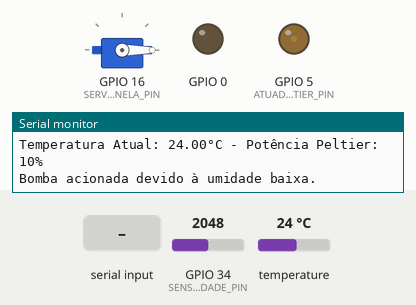
The sketch below on a simulated ESP32. On the bench: servo, output pins drawn as LEDs (lit = HIGH), the last lines printed to the serial monitor. The inputs (shaded band) are chosen by the test bench; at power-on: temperature 24 °C, GPIO 34 (SENSOR_UMIDADE_PIN) = 2048. Nothing arrives over Bluetooth unless stated.

Above: at 2.3 s.
2.4 s: "ON2" received over the second serial link
At 4.6 s:
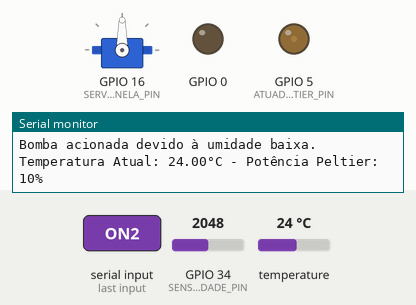
5.1 s: temperature set to 12 °C
At 5.8 s:
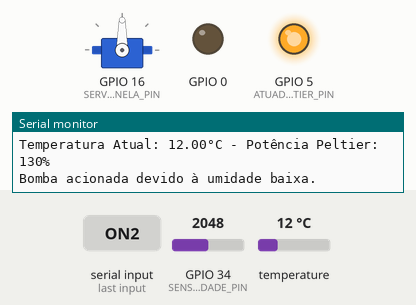
6.6 s: "OFF2" received over the second serial link
At 8.0 s:
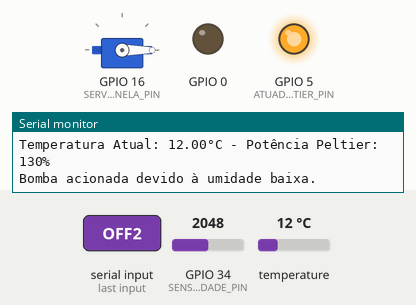
9.1 s: temperature set to 19 °C
At 10.3 s:
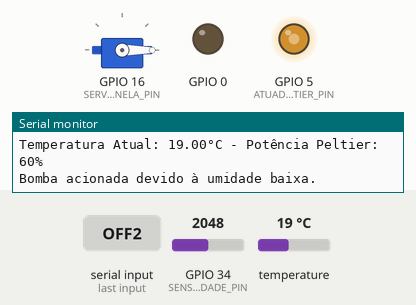
10.6 s: temperature set to 28 °C
At 11.0 s:
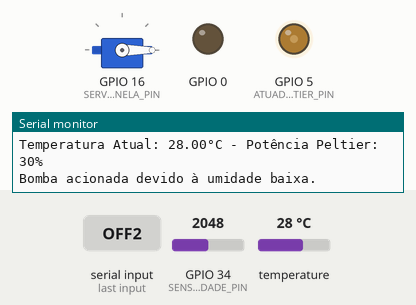
12.1 s: "ON2" received over the second serial link
At 14.5 s:
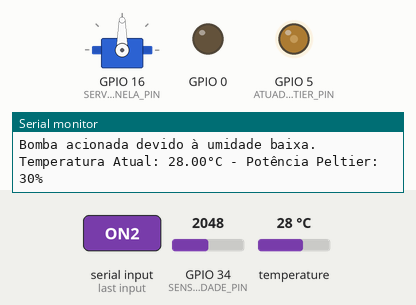
Timing chart, 0 to 15.7 s (numbered marks = the images above; inputs shaded):
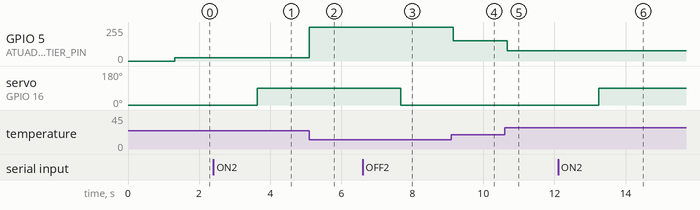

The sketch:

TP.ino
```cpp
/*
  >TP.ino
  Técnicas de Programação 2024.2
  Autores (GermesDoRu.cpp):
    José Henrique Mota Ribeiro
    Natanael da Silva Medeiros
    João Vitor Dias Paulo
    Isaque Felipe Carneiro dos Santos
    Bruno Dourado Miranda Botelho
  Data: 01/04/2025
  Descrição:
    Este código implementa um sistema de controle inteligente para automação de uma residência ou cidade,
    utilizando um microcontrolador ESP32. O sistema é capaz de monitorar a temperatura e a umidade do solo,
    controlando dispositivos como uma bomba d'água, uma pastilha Peltier (para controle de temperatura),
    e um servo motor (para abrir e fechar uma janela). A comunicação entre o ESP32 e um dispositivo móvel é feita via Bluetooth,
    permitindo o controle remoto dos dispositivos.
  Funcionalidade:
    - O sistema lê continuamente a temperatura de um sensor DS18B20 e a umidade do solo através de um sensor FC-28.
    - Com base nesses dados, o sistema aciona a bomba d'água quando a umidade do solo estiver abaixo de um valor predefinido (50%).
    - A pastilha Peltier é controlada para ajustar a temperatura para um valor desejado (definido via Bluetooth), com a potência ajustada conforme a diferença entre a temperatura real e a desejada.
    - Um servo motor controla a abertura ou fechamento de uma janela, conforme comandos recebidos via Bluetooth.
    - O sistema utiliza Bluetooth para comunicação e controle remoto dos dispositivos, com reconexão automática caso a conexão seja perdida.
  Elementos de Hardware:
    - ESP32: Microcontrolador utilizado para o controle e comunicação Bluetooth.
    - Sensor DS18B20: Sensor de temperatura utilizado para medir a temperatura ambiente.
    - Sensor FC-28: Sensor de umidade do solo, utilizado para medir a umidade em terrenos ou vasos.
    - Atuador PWM (Peltier): Pastilha Peltier controlada via PWM para ajustar a temperatura ambiente.
    - Atuador Digital (Bomba): Bomba d'água controlada via pino digital, acionada quando a umidade do solo estiver baixa.
    - Servo Motor: Servo motor utilizado para controlar a abertura e fechamento de uma janela inteligente.
    - Circuito Controlador:
      2xIRL520N
      2xResistor 10k
      1xResistor 4k7
      Dissipador de calor
  Elementos de Software:
    - Arduino IDE: Ambiente de desenvolvimento utilizado para programar o ESP32.
    - Arduino Bluetooth Controller: ambiente de comunicação terminal e switch entre ESP32-Usuário. App disponível na PlayStore.
  Repositório: https://github.com/HenriqueMRibeiro/GermesDoRu.cpp
*/

// Inclusões
#include <Arduino.h>              // Biblioteca Fundamental do Arduino IDE
#include <ESP32Servo.h>           // Biblioteca de controle de Servo
#include "ConexaoBT.hpp"          // Classe de conexão bluetooth
#include "SensorTemperatura.hpp"  // Classe do sensor DS18B20
#include "SensorUmidadeSolo.hpp"  // Classe do sensor FC-28
#include "AtuadorPWM.hpp"         // Classe do atuador PWM - Peltier
#include "AtuadorDigital.hpp"     // Classe do atuador digital convencional - Bomba

// Definições
#define SENSOR_TEMP_PIN 4          // Pino do sensor DS18B20
#define SENSOR_UMIDADE_PIN 34      // Pino analógico do sensor FC-28
#define ATUADOR_BOMBA_PIN 17       // Pino de controle do gate do IRL520N relacionado a bomba dágua
#define ATUADOR_PELTIER_PIN 5      // Pino de controle do gate do IRL520N relacionado a pastilha peltier
#define SERVO_JANELA_PIN 16        // Pino de controle do servo da janela inteligente
#define ATUADOR_PELTIER_FREQ 1000  // Frequência do PWM de chaveamento do IRL520N relacionado a pastilha peltier

// Objetos
ConexaoBT conexaoBT("GermesDoRu.cpp");
SensorTemperatura sensorTemperatura(SENSOR_TEMP_PIN);
SensorUmidadeSolo sensorUmidadeSolo(SENSOR_UMIDADE_PIN);
AtuadorPWM pastilhaPeltier(ATUADOR_PELTIER_PIN, ATUADOR_PELTIER_FREQ);
AtuadorDigital bombaDagua(ATUADOR_BOMBA_PIN);
Servo servoJanela;

// Variáveis de controle
int temperaturaDesejada = 25;   // Temperatura inicial (25°C)
int umidadeSoloLimiar = 50;     // Umidade relativa mínima para controle (50%)
float ultimaTemperatura = 0;    // Variável para suavização de temperatura
unsigned long lastMillis = 0;   // Variável para controle de temporização com millis()
unsigned long intervalo = 100;  // Intervalo de 100ms para a verificação do loop
unsigned long tempoUltimaConexao = 0;
unsigned long intervaloConexao = 5000;  // Intervalo de 5 segundos para reconectar ao Bluetooth

void setup() {
  Serial.begin(115200);                  // Iniciar a comunicação Serial a 115k200 de baudRate
  servoJanela.attach(SERVO_JANELA_PIN);  // Atribuindo o servo ao seu pino
  servoJanela.write(0);                  // Iniciando o sistema em 0°
  delay(100);                            // Delay de segurança

  // Iniciando a conexão bluetooth
  if (!conexaoBT.iniciarConexao()) {
    Serial.println("Erro ao iniciar a comunicação Bluetooth.");
  } else {
    Serial.println("Conexão Bluetooth iniciada com sucesso.");
  }
  delay(1000);  // Delay de segurança
}

void loop() {
  // Verificação da conexão Bluetooth
  if (millis() - tempoUltimaConexao > intervaloConexao) {
    tempoUltimaConexao = millis();
    if (!conexaoBT.verificarConexao()) {
      Serial.println("Desconectado. Tentando reconectar...");
      conexaoBT.iniciarConexao();
    }
  }

  // Processamento do comando recebido via Bluetooth
  String comando = conexaoBT.receberDados();
  if (comando != "") {
    processarComando(comando);  // Chama uma função para processar os comandos
  }

  // Leitura da umidade do solo
  float umidadeSolo = sensorUmidadeSolo.lerValor();  // Lê a umidade do solo
  // Se a umidade do solo for inferior a 50%, aciona a bomba d'água
  if (umidadeSolo < 50 && umidadeSolo >= 0) {
    bombaDagua.ligar();  // Liga a bomba
    Serial.println("Bomba acionada devido à umidade baixa.");
    conexaoBT.enviarDados("Bomba acionada devido à umidade baixa.");
  }

  // Lógica de controle da pastilha Peltier
  float temperaturaAtual = sensorTemperatura.lerValor();           // Lê a temperatura atual do sensor
  float erroTemperatura = temperaturaDesejada - temperaturaAtual;  // Diferença entre a temperatura desejada e a atual

  // Suavização da temperatura para evitar flutuações rápidas
  float mediaTemperatura = (temperaturaAtual * 0.1) + (ultimaTemperatura * 0.9);
  ultimaTemperatura = mediaTemperatura;

  // Mapeia a diferença de 0-10°C para 0-100% de potência
  int potencia = map(abs(erroTemperatura), 0, 10, 0, 100);  // Mapeia a diferença de 0-10°C para 0-100%

  // Se a diferença for muito pequena (menos de 0,5°C), desliga a pastilha
  if (abs(erroTemperatura) < 0.5) {
    potencia = 0;  // Desliga a pastilha Peltier quando a temperatura está próxima da desejada
  }

  pastilhaPeltier.definirPotencia(potencia);  // Define a potência da pastilha Peltier
  Serial.print("Temperatura Atual: ");
  conexaoBT.enviarDados("Temperatura Atual: ");
  Serial.print(temperaturaAtual);
  conexaoBT.enviarDados(String(temperaturaAtual));
  Serial.print("°C - Potência Peltier: ");
  conexaoBT.enviarDados("°C - Potência Peltier: ");
  Serial.print(potencia);
  conexaoBT.enviarDados(String(potencia));
  Serial.println("%");

  delay(50);  // Pequeno delay para garantir tempo de resposta
}

void processarComando(String comando) {
  if (comando == "ON1") {
    bombaDagua.ligar();  // Ativa a bomba
    Serial.println("Bomba ligada!");
    conexaoBT.enviarDados("Bomba ligada!");
  } else if (comando == "OFF1") {
    bombaDagua.desligar();  // Desativa a bomba
    Serial.println("Bomba desligada!");
    conexaoBT.enviarDados("Bomba desligada!");
  } else if (comando == "ON2") {
    servoJanela.write(90);  // Abre a janela (90 graus)
    conexaoBT.enviarDados("Janela aberta.");
    Serial.println("Janela aberta.");
  } else if (comando == "OFF2") {
    servoJanela.write(0);  // Fecha a janela (0 graus)
    conexaoBT.enviarDados("Janela fechada.");
    Serial.println("Janela fechada.");
  } else if (comando.startsWith("TEMP")) {
    temperaturaDesejada = comando.substring(4).toInt();  // Extrai temperatura desejada
    conexaoBT.enviarDados("Temperatura configurada.");
    Serial.print("Temperatura desejada: ");
    Serial.println(temperaturaDesejada);
  }
}
```

AtuadorDigital.hpp
```cpp
/*
  >AtuadorDigital.hpp
  Autores: GermesDoRu.cpp
  Data: 28/03/2025
  Descrição: Controlar potência de um atuador (motor, pastilha peltier)
  Componentes de Hardware usados no Protótipo:
    Motobomba 12V
*/

#ifndef ATUADORDIGITAL_HPP
#define ATUADORDIGITAL_HPP

// Inclusões
#include <Arduino.h>  // Biblioteca necessária do Arduino IDE

// Classe
class AtuadorDigital {
private:
  int pinoSaida;  // Pino de saída digital convencional
  bool status;    // Ligado ou desligado

public:
  // Construtor
  AtuadorDigital(int pinoSaida);

  // Definir potência
  void ligar();
  void desligar();
  bool verificarStatus();
};

#endif
```

AtuadorPWM.hpp
```cpp
/*
  >AtuadorPWM.hpp
  Autores: GermesDoRu.cpp
  Data: 28/03/2025
  Descrição: Controlar potência de um atuador (motor, pastilha peltier)
  Componentes de Hardware usados no Protótipo:
    Motobomba 12V
*/

#ifndef ATUADORPWM_HPP
#define ATUADORPWM_HPP

// Inclusões
#include <Arduino.h>  // Biblioteca necessária do Arduino IDE

// Classe
class AtuadorPWM {
private:
  int pinoSaida;   // Pino de saída para PWM
  int frequencia;  // Frequência do PWM
  int resolucao;   // Resolução do PWM (8 bits = 0-255, 10 bits = 0-1023, etc.)
  int dutyCycle;   // Potência (duty cycle) do PWM
  int canal;

public:
  // Construtor
  AtuadorPWM(int pinoSaida, int frequencia, int resolucao = 8);

  // Definir potência
  void definirPotencia(int potenciaPercentual);
};

#endif
```

ConexaoBT.hpp
```cpp
/*
  >ConexaoBT.hpp
  Autores: GermesDoRu.cpp
  Data: 28/03/2025
  Descrição: Gerar uma conexão Bluetooth, bem como receber e enviar dados.
  Componentes de Hardware usados no Protótipo:
    Módulo Bluetooth integrado da ESP32
    Smartphone com Bluetooth
  Software de conexão usado no Protótipo:
    Arduino Bluetooth Controller, Giristudio, PlayStore
*/

#ifndef CONEXAOBT_HPP
#define CONEXAOBT_HPP

// Inclusões
#include <Arduino.h>          // Biblioteca necessária do Arduino IDE
#include <BluetoothSerial.h>  // Biblioteca de conexões Bluetooth

// Classe ConexaoBT
class ConexaoBT {
private:
  BluetoothSerial SerialBT;  // Criando serial de conexão Bluetooth
  String nomeDispositivo;    // Nome do dispositivo Bluetooth gerado pela ESP32
  bool conectado;            // Flag para verificar se o Bluetooth foi inicializado

public:
  // Construtor
  ConexaoBT(const String& nomeDispositivo = "ESP32_Bluetooth_Padrão");

  // Inicializar a conexão
  bool iniciarConexao();

  // Verificar se há algum dispositivo conectado
  bool verificarConexao();

  // Envia dados via Bluetooth
  void enviarDados(const String& dadosEnviar);

  // Recebe dados via Bluetooth
  String receberDados();
};

#endif
```

Sensor.hpp
```cpp
/*
  >Sensor.hpp
  Autores: GermesDoRu.cpp
  Data: 28/03/2025
  Descrição: Classe base para criação de subclasses de sensores.
*/

#ifndef SENSOR_HPP
#define SENSOR_HPP

// Inclusões
#include <Arduino.h>  // Biblioteca necessária do Arduino IDE

// Enum para definir o tipo do pino
enum class TipoPino {
  DIGITAL,
  ANALOGICO
};

// Definição da classe Sensor (Classe Base)
class Sensor {
protected:
  int pinoEntrada;    // Pino do Sensor
  TipoPino tipoPino;  // Tipo do pino

public:
  // Construtor
  Sensor(int pinoEntrada, TipoPino tipoPino);

  // Método virtual puro (cada sensor implementará sua própria leitura)
  virtual float lerValor() = 0;
};

#endif
```

SensorTemperatura.hpp
```cpp
/*
  >SensorTemperatura.hpp
  Autores: GermesDoRu.cpp
  Data: 28/03/2025
  Descrição: Classe para coletar a temperatura via sensor DS18B20.
  Componentes de Hardware usados no Protótipo:
    - Sensor de Temperatura DS18B20
*/

#ifndef SENSORTEMPERATURA_HPP
#define SENSORTEMPERATURA_HPP

// Inclusões
#include <Arduino.h>            // Biblioteca necessária do Arduino IDE
#include <OneWire.h>            // Biblioteca para comunicação OneWire
#include <DallasTemperature.h>  // Biblioteca para controle do sensor DS18B20
#include "Sensor.hpp"           // Classe base Sensor

// Classe SensorTemperatura
class SensorTemperatura : public Sensor {
private:
  OneWire oneWire;                  // Instância de comunicação OneWire
  DallasTemperature sensorDS18B20;  // Instância do sensor de temperatura

public:
  // Construtor
  SensorTemperatura(int pinoEntrada);

  // Sobrescreve a função para ler a temperatura
  float lerValor() override;
};

#endif
```

SensorUmidadeSolo.hpp
```cpp
/*
  >SensorUmidadeSolo.hpp
  Autores: GermesDoRu.cpp
  Data: 28/03/2025
  Descrição: Classe para coletar a umidade do solo via sensor FC-28.
  Componentes de Hardware usados no Protótipo:
    - Sensor de Umidade do Solo (FC-28)
*/

#ifndef SENSORUMIDADESOLO_HPP
#define SENSORUMIDADESOLO_HPP

// Inclusões
#include <Arduino.h>   // Biblioteca necessária do Arduino IDE
#include "Sensor.hpp"  // Classe base Sensor

// Classe SensorUmidadeSolo
class SensorUmidadeSolo : public Sensor {
public:
  // Construtor
  SensorUmidadeSolo(int pinoEntrada);

  // Sobrescreve a função para ler a umidade do solo
  float lerValor() override;
};

#endif
```

Measured:
- after the input at 2.4 s, servo on GPIO 16 (SERVO_JANELA_PIN): 0° → 90° after 1.2 s
- after the input at 5.1 s, GPIO 5 (ATUADOR_PELTIER_PIN): 25/255 → 255/255 at once
- after the input at 6.6 s, servo on GPIO 16 (SERVO_JANELA_PIN): 90° → 0° after 1.1 s
- after the input at 9.1 s, GPIO 5 (ATUADOR_PELTIER_PIN): 255/255 → 152/255 after 0.05 s
- after the input at 10.6 s, GPIO 5 (ATUADOR_PELTIER_PIN): 152/255 → 76/255 after 0.07 s
- after the input at 12.1 s, servo on GPIO 16 (SERVO_JANELA_PIN): 0° → 90° after 1.1 s
